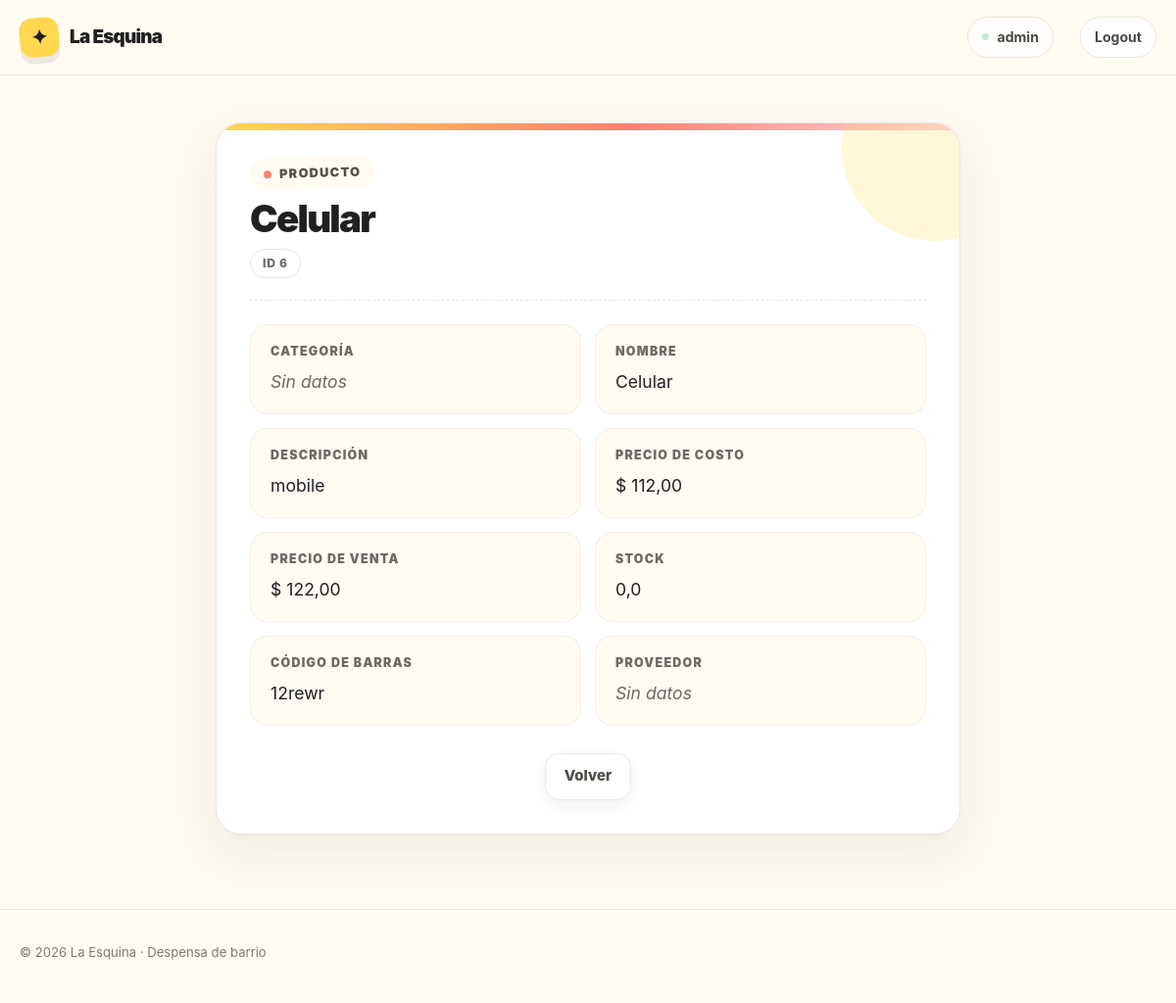
Page /ventas/producto/detail/6 (signed in) on the earlier database version.
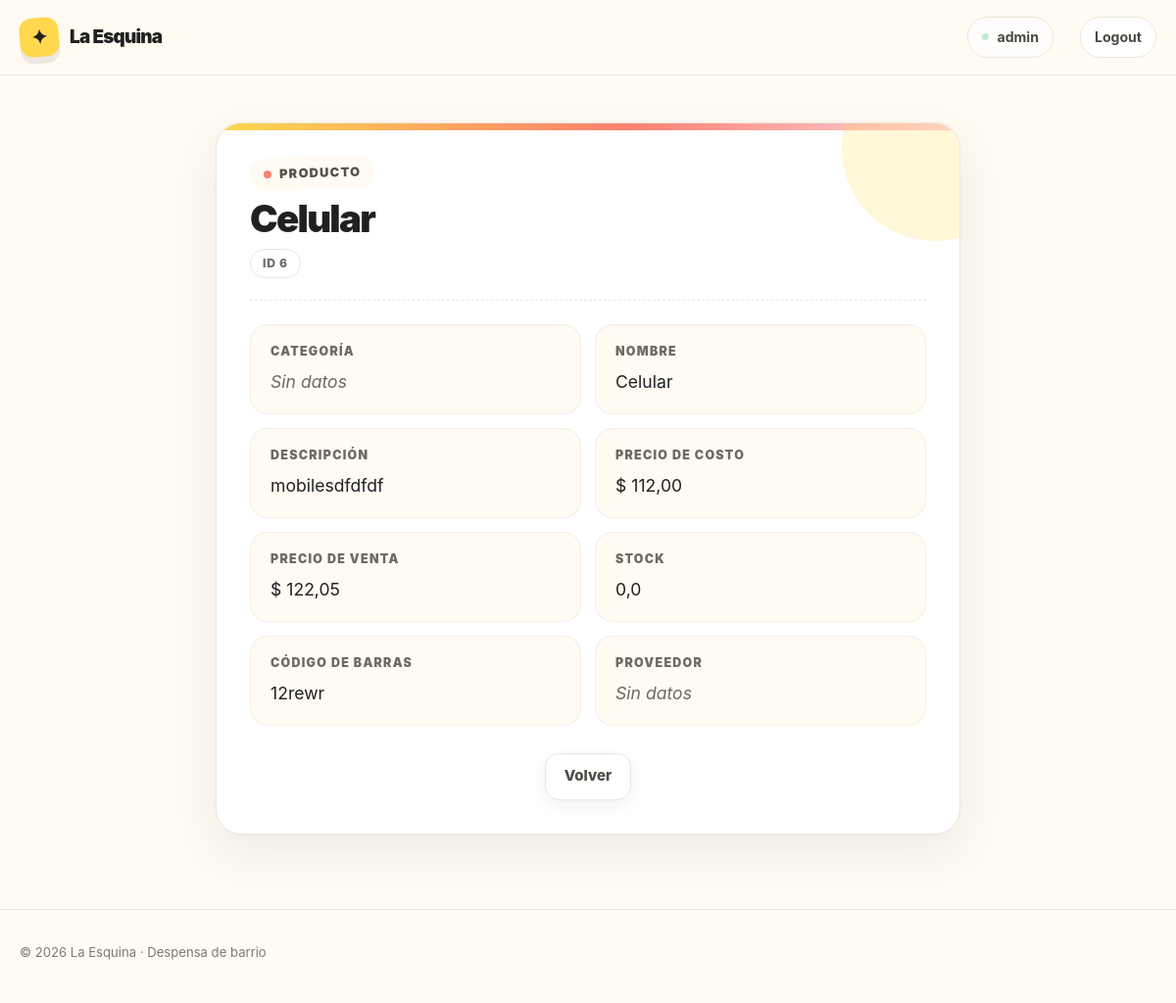
Same page on the later database version.
### ventas/models/producto.py (models this page shows, shortened)
class Producto(models.Model):
    nombre = models.CharField(unique=True, validators=[ValidarTextoEspañol(min_longitud=3)])
    descripcion = models.TextField(blank=True, validators=[ValidarTextoEspañol(min_longitud=10)])
    precio_costo = models.DecimalField(max_digits=10, decimal_places=2)
    precio_venta = models.DecimalField(max_digits=10, decimal_places=2)
    stock = models.FloatField(default=0)
    codigo_barras = models.CharField(max_length=50, null=True, blank=True, unique=True)
    categoria = models.ForeignKey(
        Categoria, on_delete=models.SET_NULL, null=True, blank=True, related_name="productos"
    )
    proveedor = models.ForeignKey(
        Proveedor, on_delete=models.SET_NULL, null=True, blank=True, related_name="productos"
    )
    class Meta:
        verbose_name = "Producto"
        verbose_name_plural = "Productos"
        constraints = (
            models.CheckConstraint(
                condition=Q(stock__gte=0),
                name="producto_stock_no_negativo",
            ),
            models.CheckConstraint(
                condition=Q(precio_costo__gte=0),
                name="producto_precio_costo_no_negativo",
            ),
            models.CheckConstraint(
                condition=Q(precio_venta__gte=0),
                name="producto_precio_venta_no_negativo",
            ),
            models.CheckConstraint(
                condition=Q(precio_venta__gte=F("precio_costo")),
                name="producto_precio_mayor_o_igual_costo",
            ),
        )

### ventas/views/producto.py (the view)
# urls.py: path("producto/detail/<int:pk>", ProductoDetail.as_view(), name="producto_detail"),
class ProductoDetail(DetailView):
    model = Producto
    context_object_name = "producto"

### ventas/templates/ventas/producto_detail.html
{% extends "core/base.html" %}
{% load humanize %}
{% load static %}
{% block styles %}
    <link rel="stylesheet" href="{% static 'core/css/detail.css' %}" />
{% endblock styles %}
{% block content %}
    <div class="container section">
        <div class="detail-card">
            <header class="detail-head">
                <span class="detail-kicker">Producto</span>
                <h1 class="detail-title">{{ producto.nombre }}</h1>
                <span class="detail-id">ID {{ producto.pk }}</span>
            </header>
            <dl class="detail-fields">
                <div class="detail-field">
                    <dt class="detail-label">Categoría</dt>
                    <dd class="detail-value
                               {% if not producto.categoria.nombre %}detail-value--empty{% endif %}">
                        {{ producto.categoria.nombre|default:"Sin datos" }}
                    </dd>
                </div>
                <div class="detail-field">
                    <dt class="detail-label">Nombre</dt>
                    <dd class="detail-value">
                        {{ producto.nombre }}
                    </dd>
                </div>
                <div class="detail-field">
                    <dt class="detail-label">Descripción</dt>
                    <dd class="detail-value
                               {% if not producto.descripcion %}detail-value--empty{% endif %}">
                        {{ producto.descripcion|default:"Sin datos"|linebreaksbr }}
                    </dd>
                </div>
                <div class="detail-field">
                    <dt class="detail-label">Precio de costo</dt>
                    <dd class="detail-value">
                        $ {{ producto.precio_costo|intcomma }}
                    </dd>
                </div>
                <div class="detail-field">
                    <dt class="detail-label">Precio de venta</dt>
                    <dd class="detail-value">
                        $ {{ producto.precio_venta|intcomma }}
                    </dd>
                </div>
                <div class="detail-field">
                    <dt class="detail-label">Stock</dt>
                    <dd class="detail-value">
                        {{ producto.stock|intcomma }}
                    </dd>
                </div>
                <div class="detail-field">
                    <dt class="detail-label">Código de barras</dt>
                    <dd class="detail-value
                               {% if not producto.codigo_barras %}detail-value--empty{% endif %}">
                        {{ producto.codigo_barras|default:"Sin datos" }}
                    </dd>
                </div>
                <div class="detail-field">
                    <dt class="detail-label">Proveedor</dt>
                    <dd class="detail-value
                               {% if not producto.proveedor.nombre %}detail-value--empty{% endif %}">
                        {{ producto.proveedor.nombre|default:"Sin datos" }}
                    </dd>
                </div>
            </dl>
            <div class="page-actions detail-actions">
                <a class="button button-secondary"
                   href="{% url 'ventas:producto_list' %}">Volver</a>
            </div>
        </div>
    </div>
{% endblock content %}

### core/templates/core/base.html (shortened to what this page needs)
{% load static %}
<!DOCTYPE html>
<html lang="es">
    <head>
        <link rel="stylesheet" href="{% static 'core/css/base.css' %}" />
        <link rel="stylesheet" href="{% static 'core/css/nav.css' %}" />
        <link rel="stylesheet" href="{% static 'core/css/components.css' %}" />
        <link rel="stylesheet" href="{% static 'core/css/footer.css' %}" />
        {% block styles %}
        {% endblock styles %}
    </head>
    <body>
        <header>
            {% block header %}
                {% include "core/partials/header.html" %}
            {% endblock header %}
        </header>
        <main>
            {% block content %}
            {% endblock content %}
        </main>
        <footer>
            {% include "core/partials/footer.html" %}
        </footer>
    </body>
</html>

### core/templates/core/partials/header.html (shortened to what this page needs)
<div class="nav">
    <div class="container nav-inner">
        <a href="/" class="brand" aria-label="La Esquina, inicio">
            <span class="brand-mark">✦</span>
            <span>La Esquina</span>
        </a>
        <nav class="nav-links" aria-label="Navegación principal">
            {% if user.is_authenticated %}
                <span class="nav-user">{{ user.username }}</span>
                <form action="{% url 'core:logout' %}" method="post">
                    <button class="nav-logout" type="submit">Logout</button>
                </form>
            {% else %}
                <a href="{% url 'core:login' %}" class="nav-cta">Acceder</a>
            {% endif %}
        </nav>
    </div>
</div>

### core/templates/core/partials/footer.html
<div class="container footer-inner">
    <p class="footer-copy">© 2026 La Esquina · Despensa de barrio</p>
</div>

### core/static/core/css/base.css (style rules this page uses)
:root { --bg: #fffaf2; --surface: #fff; --ink: #202020; --muted: #6d6a64; --line: #ece6dc; --yellow: #ffd84d; --coral: #ff806f; --mint: #bfe9d7; --blue: #cbdfff; --pink: #ffd3df; --shadow: 0 18px 50px rgba(32, 32, 32, 0.08); }
* { box-sizing: border-box; margin: 0; padding: 0; }
html { scroll-behavior: smooth; }
body { font-family: Inter, ui-sans-serif, system-ui, -apple-system, BlinkMacSystemFont, "Segoe UI", sans-serif; background: var(--bg); color: var(--ink); line-height: 1.5; display: flex; flex-direction: column; min-height: 100vh; }
main { flex: 1 0 auto; }
a { color: inherit; text-decoration: none; }
.container { width: min(1160px, calc(100% - 40px)); margin: 0 auto; }

### core/static/core/css/nav.css (style rules this page uses)
.nav { position: sticky; top: 0; z-index: 20; background: rgba(255, 250, 242, 0.9); backdrop-filter: blur(14px); border-bottom: 1px solid rgba(236, 230, 220, 0.8); }
.nav-inner { min-height: 76px; display: flex; align-items: center; justify-content: space-between; gap: 24px; }
.brand { display: inline-flex; align-items: center; gap: 11px; font-weight: 900; font-size: 1.18rem; letter-spacing: -0.04em; }
.brand-mark { width: 40px; height: 40px; display: grid; place-items: center; border-radius: 13px; background: var(--yellow); transform: rotate(-5deg); font-size: 1.25rem; box-shadow: 0 7px 0 rgba(32, 32, 32, 0.08); }
.nav-links { display: flex; align-items: center; gap: 27px; color: #4b4944; font-size: 0.94rem; font-weight: 700; }
.nav-user { display: inline-flex; align-items: center; gap: 8px; padding: 9px 14px; border: 1px solid var(--line); border-radius: 999px; background: rgba(255, 255, 255, 0.72); color: #4b4944; font-size: 0.88rem; font-weight: 750; }
.nav-user::before { width: 7px; height: 7px; border-radius: 50%; background: var(--mint); content: ""; }
.nav-links form { display: flex; }
.nav-logout { padding: 9px 14px; border: 1px solid var(--line); border-radius: 999px; background: var(--surface); color: #4b4944; font: inherit; font-size: 0.88rem; font-weight: 750; cursor: pointer; transition: transform 0.2s ease, box-shadow 0.2s ease, border-color 0.2s ease; }

### core/static/core/css/components.css (style rules this page uses)
.button { display: inline-flex; align-items: center; justify-content: center; gap: 9px; min-height: 48px; padding: 0 19px; border-radius: 14px; border: 1px solid transparent; font-size: 0.94rem; font-weight: 850; transition: transform 0.2s ease, box-shadow 0.2s ease; }
.button-secondary { background: var(--surface); border-color: var(--line); color: #4f4c46; box-shadow: 0 6px 16px rgba(32, 32, 32, 0.06); }
.page-actions { display: flex; justify-content: center; gap: 12px; }
.section { padding: 48px 0; }

### core/static/core/css/footer.css (style rules this page uses)
footer { padding: 34px 0 42px; border-top: 1px solid var(--line); margin-top: auto; }
.footer-inner { display: flex; justify-content: space-between; align-items: center; gap: 18px; }
.footer-copy { color: #807970; font-size: 0.82rem; }

Differences in the rows shown:
changed Producto "Celular": descripcion "mobile" → "mobilesdfdfdf"; precio_venta "122,00" → "122,05"
